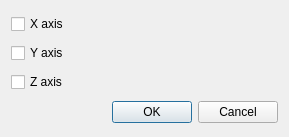
<?xml version="1.0" encoding="UTF-8"?>
<ui version="4.0">
 <class>NodeRestrainDialog</class>
 <widget class="QDialog" name="NodeRestrainDialog">
  <property name="windowModality">
   <enum>Qt::WindowModal</enum>
  </property>
  <property name="geometry">
   <rect>
    <x>0</x>
    <y>0</y>
    <width>289</width>
    <height>137</height>
   </rect>
  </property>
  <property name="windowTitle">
   <string>Set node restraints</string>
  </property>
  <property name="modal">
   <bool>true</bool>
  </property>
  <layout class="QVBoxLayout" name="verticalLayout">
   <item>
    <widget class="QCheckBox" name="checkBoxX">
     <property name="text">
      <string>X axis</string>
     </property>
    </widget>
   </item>
   <item>
    <widget class="QCheckBox" name="checkBoxY">
     <property name="text">
      <string>Y axis</string>
     </property>
    </widget>
   </item>
   <item>
    <widget class="QCheckBox" name="checkBoxZ">
     <property name="text">
      <string>Z axis</string>
     </property>
    </widget>
   </item>
   <item>
    <widget class="QDialogButtonBox" name="buttonBox">
     <property name="orientation">
      <enum>Qt::Horizontal</enum>
     </property>
     <property name="standardButtons">
      <set>QDialogButtonBox::Cancel|QDialogButtonBox::Ok</set>
     </property>
    </widget>
   </item>
  </layout>
 </widget>
 <resources/>
 <connections>
  <connection>
   <sender>buttonBox</sender>
   <signal>accepted()</signal>
   <receiver>NodeRestrainDialog</receiver>
   <slot>accept()</slot>
   <hints>
    <hint type="sourcelabel">
     <x>248</x>
     <y>254</y>
    </hint>
    <hint type="destinationlabel">
     <x>157</x>
     <y>274</y>
    </hint>
   </hints>
  </connection>
  <connection>
   <sender>buttonBox</sender>
   <signal>rejected()</signal>
   <receiver>NodeRestrainDialog</receiver>
   <slot>reject()</slot>
   <hints>
    <hint type="sourcelabel">
     <x>316</x>
     <y>260</y>
    </hint>
    <hint type="destinationlabel">
     <x>286</x>
     <y>274</y>
    </hint>
   </hints>
  </connection>
 </connections>
</ui>
